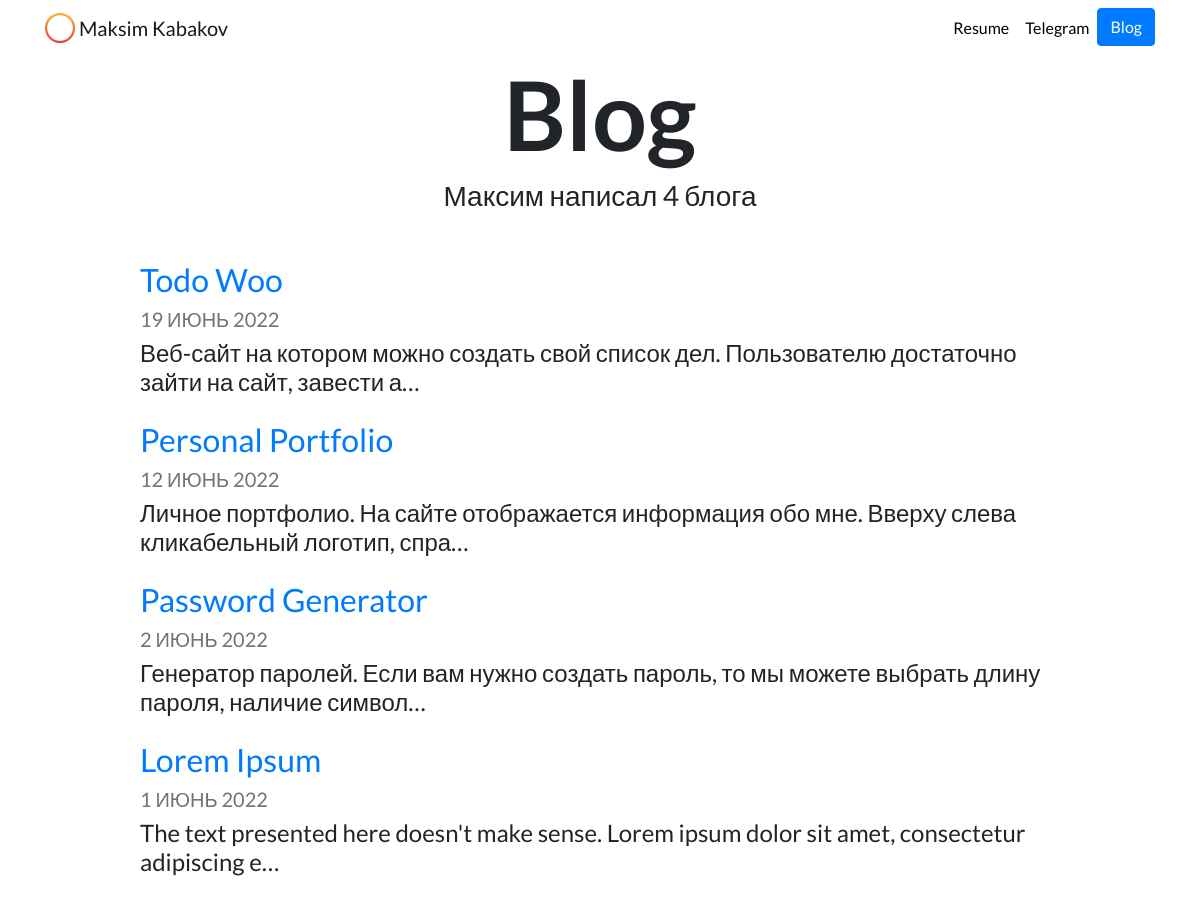
Screenshot of /blog/ with the database file from the repository.
### blog/models.py (models this page shows, shortened)
class Blog(models.Model):
    title = models.CharField(max_length=200)
    description = models.TextField()
    date = models.DateField()

### blog/views.py (the view)
# urls.py: path('', views.all_blogs, name='all_blogs'),
def all_blogs(request):
    blogs = Blog.objects.order_by('-date')
    return render(request, 'blog/all_blogs.html', {'all_blogs': blogs})

### blog/templatetags/poll_extras.py (called while the page is built)
@register.filter
def rupluralize(value, endings='блог, блога, блогов'):
    try:
        endings = endings.split(',')
        if value % 100 in (11, 12, 13, 14):
            return endings[2]
        if value % 10 == 1:
            return endings[0]
        if value % 10 in (2, 3, 4):
            return endings[1]
        else:
            return endings[2]
    except:
        raise TemplateSyntaxError

### blog/templates/blog/all_blogs.html
{% extends "portfolio/base.html" %}
{% load static %}
{% load poll_extras %}
{% block content %}
<h1 id="blogtitle" class="font-weight-bold text-center">Blog</h1>
<h3 class="text-center mb-5">Максим написал {{ all_blogs.count }} {{ all_blogs.count|rupluralize:'блог, блога, блогов' }}</h3>
{% for blog in all_blogs %}
<div class="row justify-content-center my-3">
  <div class="col-md-10">
    <a href="{% url 'blog:detail' blog.id %}">
      <h2>{{ blog.title }}</h2>
    </a>
    <h5 class="text-muted">{{ blog.date|date:'j F Y'|upper }}</h5>
    <h4>{{ blog.description|striptags|truncatechars:100 }}</h4>
  </div>
</div>
{% endfor %}
{% endblock %}

### portfolio/static/portfolio/custom.css (style rules this page uses)
body { font-family: 'Lato', sans-serif; }
#blogtitle { font-size: 6rem; }

### rows the page displays
Blog: title "Todo Woo", date "19 ИЮНЬ 2022", description "Веб-сайт на котором можно создать свой список дел. Пользователю достаточно зайти на сайт, завести а…"
Blog: title "Personal Portfolio", date "12 ИЮНЬ 2022", description "Личное портфолио. На сайте отображается информация обо мне. Вверху слева кликабельный логотип, спра…"
Blog: title "Password Generator", date "2 ИЮНЬ 2022", description "Генератор паролей. Если вам нужно создать пароль, то мы можете выбрать длину пароля, наличие символ…"
Blog: title "Lorem Ipsum", date "1 ИЮНЬ 2022", description "The text presented here doesn't make sense. Lorem ipsum dolor sit amet, consectetur adipiscing e…"

### other values shown
{{ all_blogs.count }} "4"
{{ all_blogs.count|rupluralize:'блог, блога, блогов' }} "блога"
